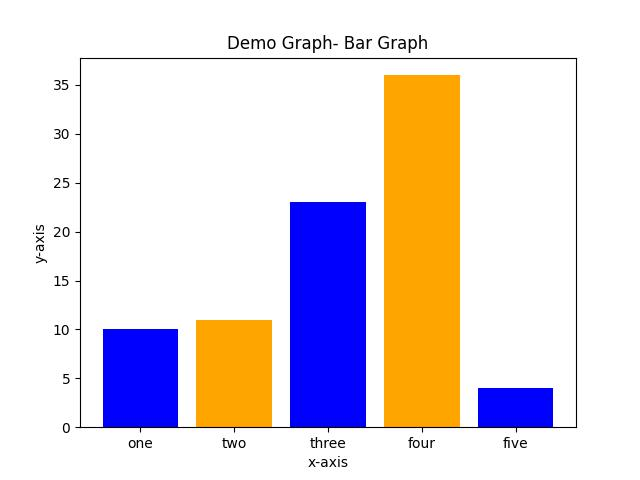

Python code for this plot:
import matplotlib.pyplot as plt

left= [1,2,3,4,5]
height= [10,11,23,36,4]

tick_label= ['one', 'two', 'three', 'four', 'five']
plt.bar(left, height, tick_label= tick_label, width=0.8, color= ['blue', 'orange'])

plt.xlabel('x-axis')
plt.ylabel('y-axis')
plt.title('Demo Graph- Bar Graph')
plt.show()
